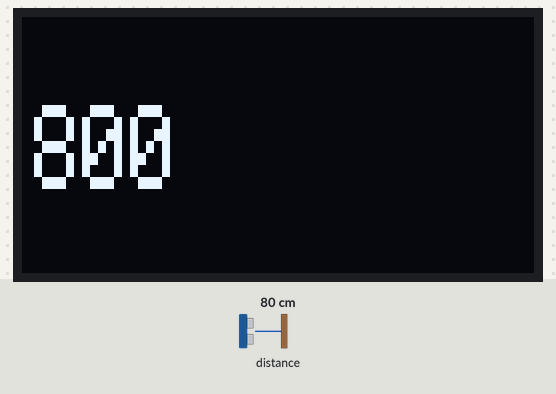
Bench run of a sketch on a simulated ESP32. Parts: 128×64 one-colour display. The test bench sets the inputs (shaded band); at power-on: distance to the obstacle 80 cm.

Above: at 1.2 s.
1.3 s: distance to the obstacle set to 2 cm
At 2.4 s:
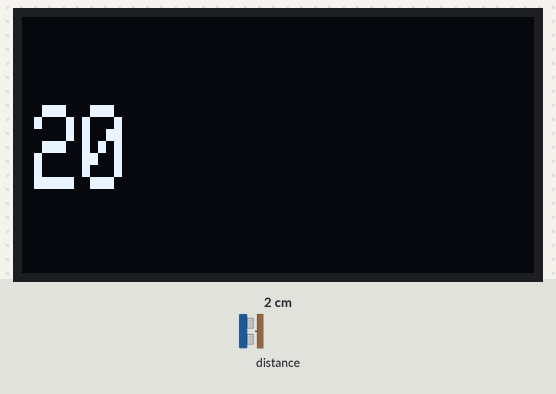
2.9 s: distance to the obstacle set to 4 cm
At 4.2 s:
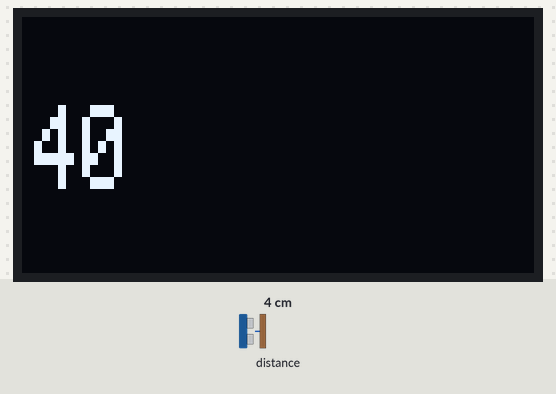
4.5 s: distance to the obstacle set to 9 cm
At 5.1 s:
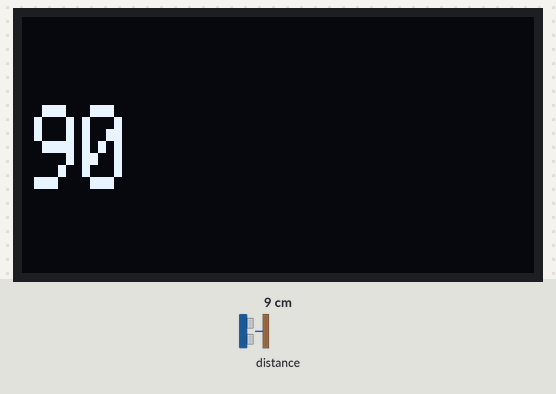
Timing chart, 0 to 7.5 s (numbered marks = the images above; inputs shaded):
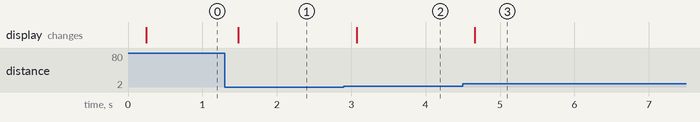

Measured:
- after the input at 1.3 s, the display: changes after 0.18 s (image 1)
- after the input at 2.9 s, the display: changes after 0.17 s (image 2)
- after the input at 4.5 s, the display: changes after 0.16 s (image 3)

The sketch:

avtstandssensormeddisplay.ino
```cpp
#include <Wire.h>
#include <VL53L0X.h>
#include <Adafruit_GFX.h>
#include <Adafruit_SSD1306.h>

VL53L0X sensor;
//#define InputPin 13

Adafruit_SSD1306 display(128, 64, &Wire, -1, 400000UL, 100000UL);

//bool ButtonState;

void setup()
{
  Serial.begin(9600);
  Wire.begin(14, 12);

  display.begin(SSD1306_SWITCHCAPVCC, 0x3C);
  display.clearDisplay();
  display.setTextColor(WHITE);
  display.setTextSize(2, 3);

  sensor.setTimeout(500);
  if (!sensor.init())
  {
    display.println("Failed to detect and initialize sensor!");
    display.display();
    delay(1);
    while (1) {}
  }

  sensor.startContinuous();
}

void loop()
{
  display.display();
  display.clearDisplay();
  display.setCursor(3,22);
  display.print(sensor.readRangeContinuousMillimeters());
  if (sensor.timeoutOccurred()) {
    display.print(" TIMEOUT");
  }
  delay(100);

}
```
